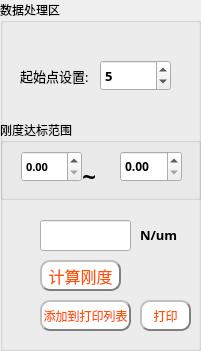
   <widget class="QGroupBox" name="groupBox_3">
    <property name="geometry">
     <rect>
      <x>160</x>
      <y>450</y>
      <width>201</width>
      <height>351</height>
     </rect>
    </property>
    <property name="font">
     <font>
      <family>黑体</family>
     </font>
    </property>
    <property name="title">
     <string>数据处理区</string>
    </property>
    <widget class="QPushButton" name="pushButton_calculate">
     <property name="geometry">
      <rect>
       <x>40</x>
       <y>260</y>
       <width>81</width>
       <height>31</height>
      </rect>
     </property>
     <property name="font">
      <font>
       <family>黑体</family>
       <pointsize>12</pointsize>
      </font>
     </property>
     <property name="statusTip">
      <string>计算刚度并拟合曲线</string>
     </property>
     <property name="styleSheet">
      <string notr="true">QPushButton{background-color: white;
			color:rgb(255, 85, 0);  
			border-radius: 10px;
		    border: 2px groove gray;
			border-style: outset;}
QPushButton:hover{background-color:white; 
				  color:rgb(255, 85, 0);
border-style: inset;}
QPushButton:pressed{background-color:rgb(85, 170, 255); 							border-style: inset; }</string>
     </property>
     <property name="text">
      <string>计算刚度</string>
     </property>
    </widget>
    <widget class="QLineEdit" name="lineEdit">
     <property name="geometry">
      <rect>
       <x>40</x>
       <y>220</y>
       <width>91</width>
       <height>31</height>
      </rect>
     </property>
     <property name="font">
      <font>
       <pointsize>10</pointsize>
       <weight>75</weight>
       <bold>true</bold>
      </font>
     </property>
     <property name="readOnly">
      <bool>true</bool>
     </property>
    </widget>
    <widget class="QSpinBox" name="spinBox_sti_startNum">
     <property name="geometry">
      <rect>
       <x>100</x>
       <y>60</y>
       <width>71</width>
       <height>31</height>
      </rect>
     </property>
     <property name="font">
      <font>
       <pointsize>10</pointsize>
       <weight>75</weight>
       <bold>true</bold>
      </font>
     </property>
     <property name="statusTip">
      <string>剔除前N个点</string>
     </property>
     <property name="value">
      <number>5</number>
     </property>
    </widget>
    <widget class="QLabel" name="label_8">
     <property name="geometry">
      <rect>
       <x>20</x>
       <y>60</y>
       <width>71</width>
       <height>31</height>
      </rect>
     </property>
     <property name="font">
      <font>
       <pointsize>10</pointsize>
      </font>
     </property>
     <property name="text">
      <string>起始点设置:</string>
     </property>
    </widget>
    <widget class="QGroupBox" name="groupBox_6">
     <property name="geometry">
      <rect>
       <x>0</x>
       <y>120</y>
       <width>201</width>
       <height>80</height>
      </rect>
     </property>
     <property name="font">
      <font>
       <weight>50</weight>
       <bold>false</bold>
      </font>
     </property>
     <property name="title">
      <string>刚度达标范围</string>
     </property>
     <widget class="QDoubleSpinBox" name="doubleSpinBox_a">
      <property name="geometry">
       <rect>
        <x>21</x>
        <y>31</y>
        <width>61</width>
        <height>31</height>
       </rect>
      </property>
      <property name="font">
       <font>
        <pointsize>8</pointsize>
        <weight>75</weight>
        <bold>true</bold>
       </font>
      </property>
      <property name="statusTip">
       <string>输入刚度下限</string>
      </property>
      <property name="maximum">
       <double>99990000.000000000000000</double>
      </property>
     </widget>
     <widget class="QDoubleSpinBox" name="doubleSpinBox_b">
      <property name="geometry">
       <rect>
        <x>120</x>
        <y>31</y>
        <width>62</width>
        <height>31</height>
       </rect>
      </property>
      <property name="font">
       <font>
        <weight>75</weight>
        <bold>true</bold>
       </font>
      </property>
      <property name="statusTip">
       <string>输入刚度上限</string>
      </property>
     </widget>
     <widget class="QLabel" name="label_7">
      <property name="geometry">
       <rect>
        <x>70</x>
        <y>40</y>
        <width>61</width>
        <height>31</height>
       </rect>
      </property>
      <property name="font">
       <font>
        <pointsize>18</pointsize>
        <weight>75</weight>
        <bold>true</bold>
        <kerning>true</kerning>
       </font>
      </property>
      <property name="text">
       <string>  ~</string>
      </property>
     </widget>
    </widget>
    <widget class="QLabel" name="label_12">
     <property name="geometry">
      <rect>
       <x>140</x>
       <y>220</y>
       <width>41</width>
       <height>30</height>
      </rect>
     </property>
     <property name="font">
      <font>
       <pointsize>10</pointsize>
       <weight>75</weight>
       <bold>true</bold>
      </font>
     </property>
     <property name="text">
      <string>N/um</string>
     </property>
    </widget>
    <widget class="QPushButton" name="pushButton_2">
     <property name="geometry">
      <rect>
       <x>40</x>
       <y>300</y>
       <width>91</width>
       <height>31</height>
      </rect>
     </property>
     <property name="styleSheet">
      <string notr="true">QPushButton{background-color: white;
			color:rgb(255, 85, 0);  
			border-radius: 10px;
		    border: 2px groove gray;
			border-style: outset;}
QPushButton:hover{background-color:white; 
				  color:rgb(255, 85, 0);
border-style: inset;}
QPushButton:pressed{background-color:rgb(85, 170, 255); 							border-style: inset; }</string>
     </property>
     <property name="text">
      <string>添加到打印列表</string>
     </property>
    </widget>
    <widget class="QPushButton" name="pushButton_6">
     <property name="geometry">
      <rect>
       <x>140</x>
       <y>300</y>
       <width>51</width>
       <height>31</height>
      </rect>
     </property>
     <property name="styleSheet">
      <string notr="true">QPushButton{background-color: white;
			color:rgb(255, 85, 0);  
			border-radius: 10px;
		    border: 2px groove gray;
			border-style: outset;}
QPushButton:hover{background-color:white; 
				  color:rgb(255, 85, 0);
border-style: inset;}
QPushButton:pressed{background-color:rgb(85, 170, 255); 							border-style: inset; }</string>
     </property>
     <property name="text">
      <string>打印</string>
     </property>
    </widget>
   </widget>
